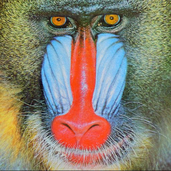
%> input picture Lab5-Segmentation/assets/baboon.png, 171 x 171 px, shrunk from 512 x 512 before the run
$ octave Task5.m   (GNU Octave 9; MATLAB toolbox functions it lacks are replaced by stand-ins)
%> lines starting %> are read from the running program, lines starting %| are printed output that depends on the picture; in (x1, y1, x2, y2) boxes, pixels count from 0 and x2, y2 are one past the last pixel; in counts of white or black regions, pixels touching at a corner belong together; the program's own positions count from 1
clear; close all; clc;

% Images
img1 = imread('assets/baboon.png');
%> img1 is the input picture: size 171x171x3 uint8; mean R, G, B 137.4, 128.9, 113.2
img2 = imread('assets/peppers.png');
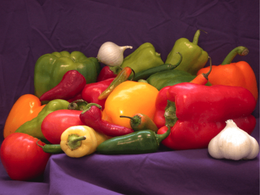
%> input picture Lab5-Segmentation/assets/peppers.png, 260 x 195 px, shrunk from 777 x 584 before the run
%> img2 is the input picture: size 195x260x3 uint8; mean R, G, B 113.9, 57.8, 56.4

k_values = [2 3 5 10 25];

%% --------- BABOON ---------
figure('Name','Baboon k-means Results');

results_baboon = cell(1, length(k_values)+1);
results_baboon{1} = img1;   % first image = original

for i = 1:length(k_values)
    k = k_values(i);

    [L, centers] = imsegkmeans(img1, k);
    J = label2rgb(L, im2double(centers));

    results_baboon{i+1} = J;
end
%> this loop made 5 passes
%> centers on passes 1 to 2: [153 168 162; 126 100 77], [95 102 81; 150 169 165; 223 101 67]
%> pass 1, `[L, centers] = imsegkmeans(img1, k);`:
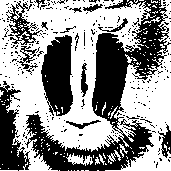
%> L: size 171x171 uint8; values 1 (black) and 2 (white), 57.3% white; 287 black regions (272 under 20 px), largest, box (x1, y1, x2, y2) and area: (25, 0, 171, 171) 7001, (41, 35, 73, 116) 1921, (0, 81, 31, 171) 1411
%> pass 2, `[L, centers] = imsegkmeans(img1, k);`:
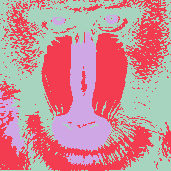
%> L: size 171x171 uint8; 3 distinct labels, from 1 to 3; one colour per label, 0 black
%> after the loop, results_baboon = 6 items

montage(results_baboon, 'Size', [2 3])

%% --------- PEPPERS ---------
figure('Name','Peppers k-means Results');

results_peppers = cell(1, length(k_values)+1);
results_peppers{1} = img2;   % first image = original

for i = 1:length(k_values)
    k = k_values(i);

    [L, centers] = imsegkmeans(img2, k);
    J = label2rgb(L, im2double(centers));

    results_peppers{i+1} = J;
end
%> this loop made 5 passes
%> centers on passes 1 to 2: [203 123 83; 86 38 48], [77 35 50; 189 148 150; 196 95 44]
%> pass 1, `[L, centers] = imsegkmeans(img2, k);`:
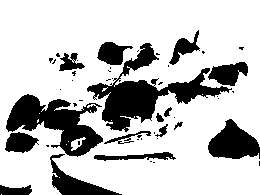
%> L: size 195x260 uint8; values 1 (black) and 2 (white), 76.2% white; 48 black regions (32 under 20 px), largest, box (x1, y1, x2, y2) and area: (87, 43, 232, 132) 3676, (6, 94, 103, 157) 2785, (208, 119, 260, 159) 1314
%> pass 2, `[L, centers] = imsegkmeans(img2, k);`:
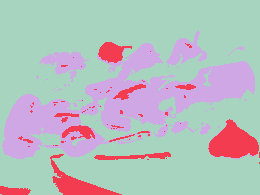
%> L: size 195x260 uint8; 3 distinct labels, from 1 to 3; one colour per label, 0 black
%> pass 2, `J = label2rgb(L, im2double(centers));`:
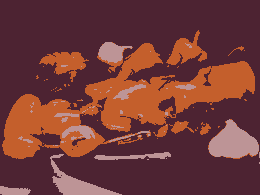
%> J: size 195x260x3 uint8; mean R, G, B 114.1, 58.1, 56.3
%> after the loop, results_peppers = 6 items

montage(results_peppers, 'Size', [2 3])
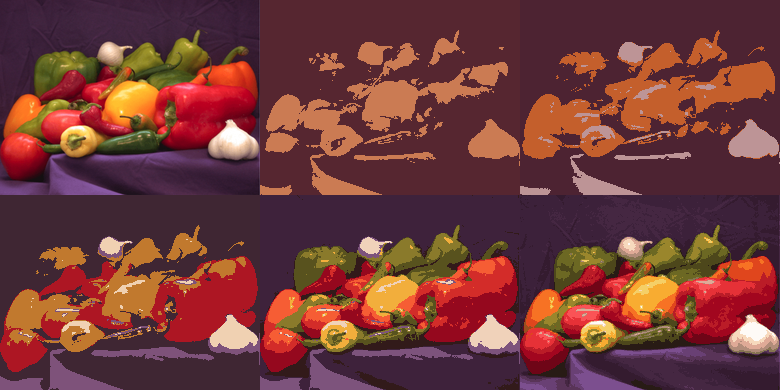
%> displayed picture: size 390x780x3, on the screen's scale of 0 to 255; mean R, G, B 113.9, 57.9, 56.3
